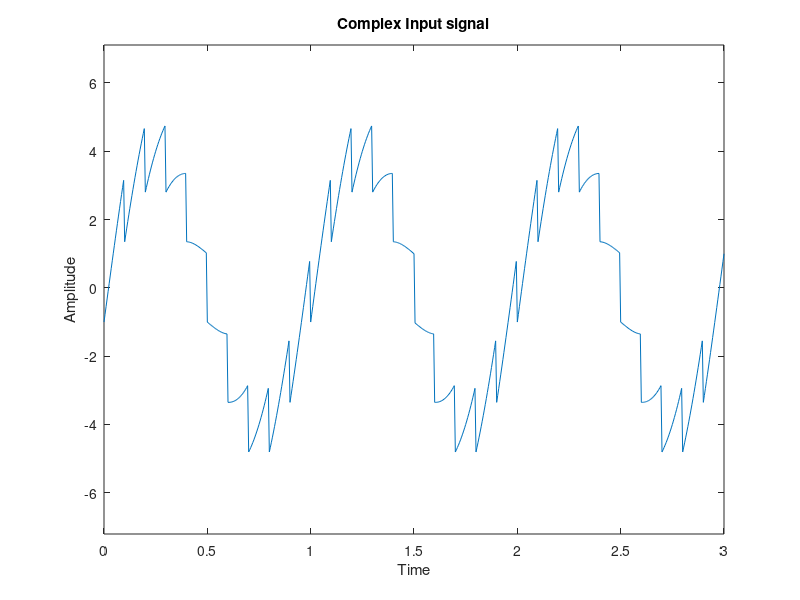
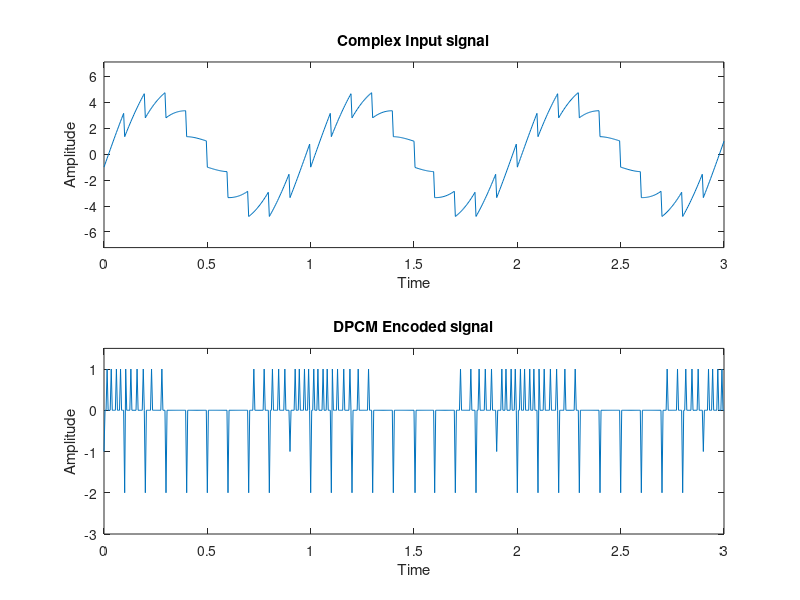
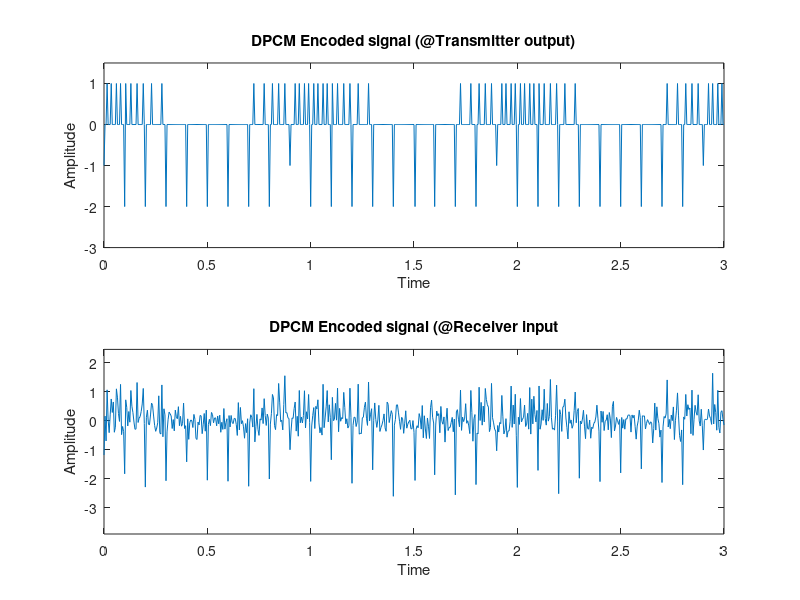
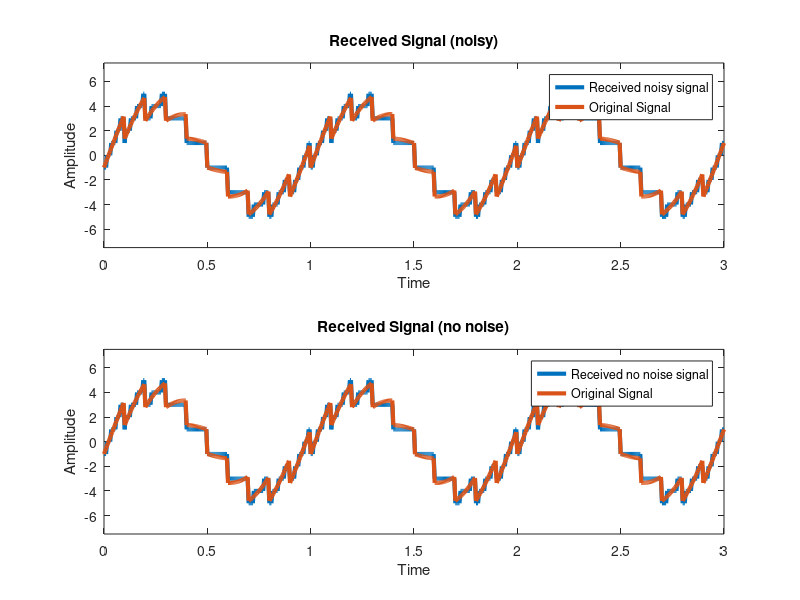

These figures' MATLAB source, in order:
clc;
clear all;
close all;

%Differential Pulse COde Modulation###########
%#############################################

Am1 = 4;
Am2 = 1;
fm1 = 1;
fm2 = 10;
fs = 20*fm2;
t = 0:1/fs:3;

%Input Signal;
x = Am1*sin(2*pi*fm1*t) + Am2*sawtooth(2*pi*fm2*t);

figure(); plot(t, x);
axis([min(t) max(t) (1.5*min(x)) (1.5*max(x))]);
xlabel('Time'); ylabel('Amplitude');
title('Complex Input signal');

%Transmitter Block:
for n = 1:length(x)
    if n==1                        %Same operations as below, but for 1st sample
        e(n) = x(n);
        eq(n) = round(e(n));
        xq(n) = eq(n);
    else
        e(n) = x(n) - xq(n-1);     %Difference between actual sample and predicted sample
        eq(n) = round(e(n));       %Quantizing the difference (DPCM Encoded signal)
        xq(n) = eq(n) + xq(n-1);   %Generating Prediction
    end
end

figure();
subplot(2, 1, 1); plot(t, x);
xlabel('Time'); ylabel('Amplitude');
title('Complex Input signal');
axis([min(t) max(t) (1.5*min(x)) (1.5*max(x))])

subplot(2, 1, 2); plot(t, eq);
xlabel('Time'); ylabel('Amplitude');
title('DPCM Encoded signal');
axis([min(t) max(t) (1.5*min(eq)) (1.5*max(eq))])

%Transmission Through noisy channel
eq_noisy = awgn(eq, 10);

figure();

subplot(2, 1, 1); plot(t, eq);
xlabel('Time'); ylabel('Amplitude');
title('DPCM Encoded signal (@Transmitter output)');
axis([min(t) max(t) (1.5*min(eq)) (1.5*max(eq))])

subplot(2, 1, 2); plot(t, eq_noisy);
xlabel('Time'); ylabel('Amplitude');
title('DPCM Encoded signal (@Receiver input');
axis([min(t) max(t) (1.5*min(eq_noisy)) (1.5*max(eq_noisy))])

%Receiver Block

%For noisy signal
for n = 1:length(eq_noisy)
    if n == 1
        recv_noisy(n) = eq(n);
    else
        recv_noisy(n) = eq(n) + recv_noisy(n-1);
    end
end

%For no noise signal
for n = 1:length(eq)
    if n == 1
        recv(n) = eq(n);
    else
        recv(n) = eq(n) + recv(n-1);
    end
end

figure();
subplot(2, 1, 1); plot(t, recv_noisy, 'LineWidth', 3);
hold on; plot(t, x, 'LineWidth', 3);
xlabel('Time'); ylabel('Amplitude');
title('Received Signal (noisy)');
legend('Received noisy signal', 'Original Signal');
axis([min(t) max(t) (1.5*min(recv_noisy)) (1.5*max(recv_noisy))])

subplot(2, 1, 2); plot(t, recv, 'LineWidth', 3);
hold on; plot(t, x, 'LineWidth', 3);
xlabel('Time'); ylabel('Amplitude');
title('Received Signal (no noise)');
legend('Received no noise signal', 'Original Signal');
axis([min(t) max(t) (1.5*min(recv)) (1.5*max(recv))])

%Filtering the signal
[num den] = butter(4, 5*fm2/fs);
filter_output_no_noise = filter(num, den, recv);
filter_output_noisy = filter(num, den, recv_noisy);

figure();
subplot(2, 1, 1); plot(t, filter_output_no_noise, 'LineWidth', 3);
hold on; plot(t, x, 'LineWidth', 3);
xlabel('Time'); ylabel('Amplitude');
title('Smoothened DPCM signal w/no noise');
legend('Smoothed no noise received signal', 'Original Signal');
axis([min(t) max(t) (1.5*min(filter_output_no_noise)) (1.5*max(filter_output_no_noise))])

subplot(2, 1, 2); plot(t, filter_output_noisy, 'LineWidth', 3);
hold on; plot(t, x, 'LineWidth', 3);
xlabel('Time'); ylabel('Amplitude');
title('Smoothened DPCM signal w/noise');
legend('Smoothed noisy received signal', 'Original Signal');
axis([min(t) max(t) (1.5*min(filter_output_noisy)) (1.5*max(filter_output_noisy))])
